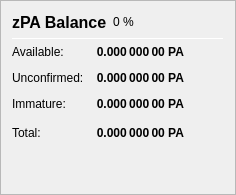
                   <widget class="QFrame" name="frame_ZerocoinBalances">
                    <property name="frameShape">
                     <enum>QFrame::StyledPanel</enum>
                    </property>
                    <property name="frameShadow">
                     <enum>QFrame::Raised</enum>
                    </property>
                    <layout class="QVBoxLayout" name="verticalLayout_7">
                     <item>
                      <layout class="QHBoxLayout" name="horizontalLayout_8" stretch="0,0,0">
                       <item>
                        <widget class="QLabel" name="label_5z_3">
                         <property name="minimumSize">
                          <size>
                           <width>0</width>
                           <height>20</height>
                          </size>
                         </property>
                         <property name="font">
                          <font>
                           <pointsize>12</pointsize>
                           <weight>75</weight>
                           <bold>true</bold>
                          </font>
                         </property>
                         <property name="text">
                          <string>zPA Balance</string>
                         </property>
                        </widget>
                       </item>
                       <item>
                        <widget class="QLabel" name="labelzPAPercent">
                         <property name="text">
                          <string notr="true">0 %</string>
                         </property>
                        </widget>
                       </item>
                       <item>
                        <spacer name="horizontalSpacer_11">
                         <property name="orientation">
                          <enum>Qt::Horizontal</enum>
                         </property>
                         <property name="sizeHint" stdset="0">
                          <size>
                           <width>40</width>
                           <height>20</height>
                          </size>
                         </property>
                        </spacer>
                       </item>
                      </layout>
                     </item>
                     <item>
                      <widget class="Line" name="line_ZerocoinBalance">
                       <property name="minimumSize">
                        <size>
                         <width>0</width>
                         <height>1</height>
                        </size>
                       </property>
                       <property name="maximumSize">
                        <size>
                         <width>16777215</width>
                         <height>1</height>
                        </size>
                       </property>
                       <property name="orientation">
                        <enum>Qt::Horizontal</enum>
                       </property>
                      </widget>
                     </item>
                     <item>
                      <layout class="QGridLayout" name="gridLayout_5">
                       <property name="spacing">
                        <number>12</number>
                       </property>
                       <item row="1" column="0">
                        <widget class="QLabel" name="labelzBalanceMatureText">
                         <property name="toolTip">
                          <string>Mature: more than 20 confirmation and more than 1 mint of the same denomination after it was minted.
These zPA are spendable.</string>
                         </property>
                         <property name="text">
                          <string>Available:</string>
                         </property>
                        </widget>
                       </item>
                       <item row="1" column="1">
                        <widget class="QLabel" name="labelzBalanceMature">
                         <property name="font">
                          <font>
                           <weight>75</weight>
                           <bold>true</bold>
                          </font>
                         </property>
                         <property name="toolTip">
                          <string>Mature: more than 20 confirmation and more than 1 mint of the same denomination after it was minted.
These zPA are spendable.</string>
                         </property>
                         <property name="text">
                          <string notr="true">0.000 000 00 PA</string>
                         </property>
                         <property name="alignment">
                          <set>Qt::AlignRight|Qt::AlignTrailing|Qt::AlignVCenter</set>
                         </property>
                        </widget>
                       </item>
                       <item row="2" column="0">
                        <widget class="QLabel" name="labelzBalanceUnconfirmedText">
                         <property name="toolTip">
                          <string>Unconfirmed: less than 20 confirmations
Immature: confirmed, but less than 1 mint of the same denomination after it was minted</string>
                         </property>
                         <property name="text">
                          <string>Unconfirmed:</string>
                         </property>
                        </widget>
                       </item>
                       <item row="2" column="1">
                        <widget class="QLabel" name="labelzBalanceUnconfirmed">
                         <property name="font">
                          <font>
                           <weight>75</weight>
                           <bold>true</bold>
                          </font>
                         </property>
                         <property name="toolTip">
                          <string>Unconfirmed: less than 20 confirmations
Immature: confirmed, but less than 1 mint of the same denomination after it was minted</string>
                         </property>
                         <property name="text">
                          <string notr="true">0.000 000 00 PA</string>
                         </property>
                         <property name="alignment">
                          <set>Qt::AlignRight|Qt::AlignTrailing|Qt::AlignVCenter</set>
                         </property>
                        </widget>
                       </item>
                       <item row="3" column="0">
                        <widget class="QLabel" name="labelzBalanceImmatureText">
                         <property name="toolTip">
                          <string>Unconfirmed: less than 20 confirmations
Immature: confirmed, but less than 1 mint of the same denomination after it was minted</string>
                         </property>
                         <property name="text">
                          <string>Immature:</string>
                         </property>
                        </widget>
                       </item>
                       <item row="3" column="1">
                        <widget class="QLabel" name="labelzBalanceImmature">
                         <property name="font">
                          <font>
                           <weight>75</weight>
                           <bold>true</bold>
                          </font>
                         </property>
                         <property name="toolTip">
                          <string>Unconfirmed: less than 20 confirmations
Immature: confirmed, but less than 1 mint of the same denomination after it was minted</string>
                         </property>
                         <property name="text">
                          <string notr="true">0.000 000 00 PA</string>
                         </property>
                         <property name="alignment">
                          <set>Qt::AlignRight|Qt::AlignTrailing|Qt::AlignVCenter</set>
                         </property>
                        </widget>
                       </item>
                       <item row="4" column="0">
                        <widget class="QLabel" name="labelzBalanceText">
                         <property name="toolTip">
                          <string>Your current zPA balance, unconfirmed and immature zPA included.</string>
                         </property>
                         <property name="text">
                          <string>Total:</string>
                         </property>
                        </widget>
                       </item>
                       <item row="4" column="1">
                        <widget class="QLabel" name="labelzBalance">
                         <property name="font">
                          <font>
                           <weight>75</weight>
                           <bold>true</bold>
                          </font>
                         </property>
                         <property name="cursor">
                          <cursorShape>IBeamCursor</cursorShape>
                         </property>
                         <property name="toolTip">
                          <string>Your current zPA balance, unconfirmed and immature zPA included.</string>
                         </property>
                         <property name="text">
                          <string notr="true">0.000 000 00 PA</string>
                         </property>
                         <property name="alignment">
                          <set>Qt::AlignRight|Qt::AlignTrailing|Qt::AlignVCenter</set>
                         </property>
                         <property name="textInteractionFlags">
                          <set>Qt::LinksAccessibleByMouse|Qt::TextSelectableByKeyboard|Qt::TextSelectableByMouse</set>
                         </property>
                        </widget>
                       </item>
                       <item row="4" column="2">
                        <spacer name="horizontalSpacer_4">
                         <property name="orientation">
                          <enum>Qt::Horizontal</enum>
                         </property>
                         <property name="sizeHint" stdset="0">
                          <size>
                           <width>40</width>
                           <height>20</height>
                          </size>
                         </property>
                        </spacer>
                       </item>
                      </layout>
                     </item>
                     <item>
                      <spacer name="verticalSpacer_4">
                       <property name="orientation">
                        <enum>Qt::Vertical</enum>
                       </property>
                       <property name="sizeHint" stdset="0">
                        <size>
                         <width>20</width>
                         <height>40</height>
                        </size>
                       </property>
                      </spacer>
                     </item>
                    </layout>
                   </widget>
